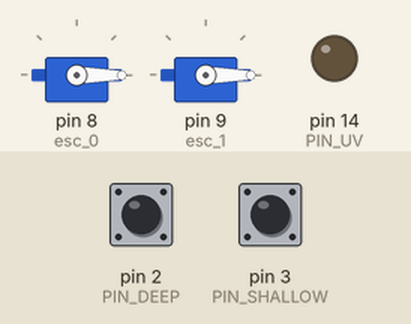
This sketch was run on a simulated Arduino Uno, built with avr-gcc and run on an emulated ATmega328P. Shown: 2 × servo, output pins drawn as LEDs (lit = HIGH). The inputs (shaded band) are chosen by the test bench; at power-on: pin 2 (PIN_DEEP) HIGH, pin 3 (PIN_SHALLOW) HIGH. What the sketch prints to the serial monitor is not drawn.

Above: at 4.2 s.
4.3 s: pin 2 (PIN_DEEP) pulled LOW for 0.15 s
At 4.56 s:
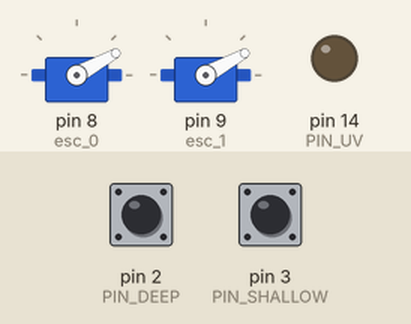
6.5 s: pin 3 (PIN_SHALLOW) pulled LOW for 1 s
At 9.0 s:
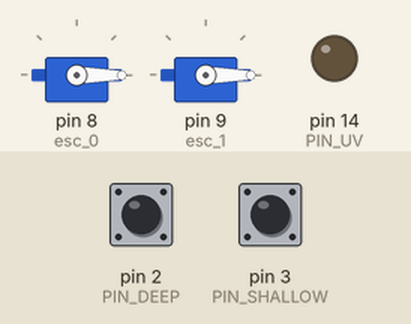
Timing chart, 0 to 10.5 s (numbered marks = the images above; inputs shaded):
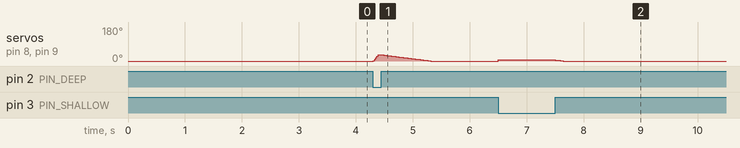

The sketch:

esc_test.ino
```cpp
//2 20A BLHeli_s ESCs are powered with 4s.
//signal goes through level shifters then to escs

#define PIN_TOUCH		4
#define PIN_SHALLOW	3
#define PIN_DEEP    2
#define PIN_UV 14

#define THROTTLE_ARM 1030 // below for reliability
#define THROTTLE_MIN 1020 //copied from ESC settings
#define THROTTLE_MAX 1960 //^
#define THROTTLE_IDLE 1060 // whatever seems quiet

#include <Servo.h>
Servo esc_0;
Servo esc_1;

constexpr int step_up_us = 10;
constexpr int step_down_us = 1;
constexpr int step_delay = 5;

int current_throttle = THROTTLE_ARM;
int target_throttle = 1200;

void setup() {
  Serial.begin(115200);
  while (!Serial && millis() < 500) {};


  //delay(500);
  esc_0.attach(8,THROTTLE_ARM, THROTTLE_MAX);
  esc_1.attach(9, THROTTLE_ARM, THROTTLE_MAX);

  esc_0.writeMicroseconds(THROTTLE_ARM);
  esc_1.writeMicroseconds(THROTTLE_ARM);
  delay(3000); // wait for arming

  analogWrite(PIN_UV, 0);//make sure uv is off
  pinMode(PIN_DEEP, INPUT_PULLUP);
  pinMode(PIN_SHALLOW, INPUT_PULLUP);

  Serial.println("enter throttle in µs (1020–1960):");
}//setup

//void loop(){}

void loop() {

  if (Serial.available()) {
    String input = Serial.readStringUntil('\n');
    int val = input.toInt();
    target_throttle = constrain(val, THROTTLE_MIN, THROTTLE_MAX);

    Serial.print("throttle value: ");
    Serial.print(target_throttle);
    Serial.println(" µs, press trigger to test");
  }

  if (digitalRead(PIN_DEEP) == LOW){
    current_throttle += step_up_us;
    if (current_throttle > target_throttle) current_throttle = target_throttle;
  }else if (digitalRead(PIN_SHALLOW) == LOW){
    current_throttle -= step_down_us;
    if (current_throttle < THROTTLE_IDLE) current_throttle = THROTTLE_IDLE;
  }else{
    current_throttle -= step_down_us;
    if (current_throttle < THROTTLE_MIN) current_throttle = THROTTLE_MIN;
  }

  esc_0.writeMicroseconds(current_throttle);
  esc_1.writeMicroseconds(current_throttle);
  delay(step_delay);

}//loop
```

Measured:
- after the input at 4.3 s, servo on pin 8 (esc_0), servo on pin 9 (esc_1): rises from 0° to 33° in 0.08 s, then falls to 0° in 0.92 s
- after the input at 6.5 s, servo on pin 8 (esc_0), servo on pin 9 (esc_1): 0° → 6° at once, → 0° 1.0 s later
